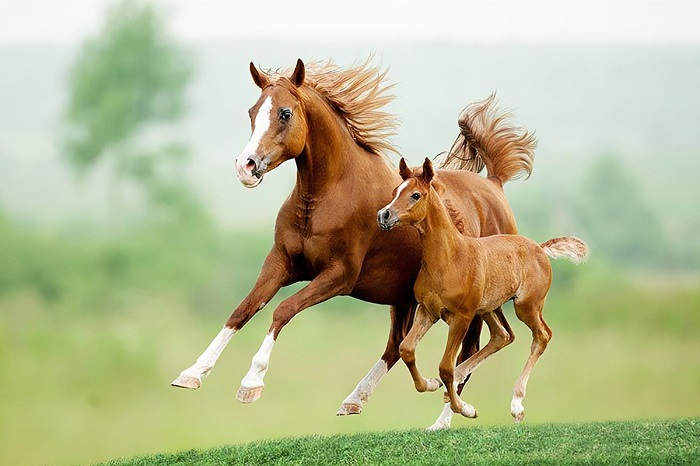
#> input picture Test/1.jpg, 700 x 466 px
$ python fft.py
#> lines starting #> are read from the running program, lines starting #| are printed output that depends on the picture; long printed decimals are rounded
import matplotlib.pyplot as plt
import cv2
import numpy as np

def main():
	# Load image.
	rgb = plt.imread('1.jpg')
#> rgb is the input picture: shape (466, 700, 3); mean R, G, B 182.1, 185.8, 145.7
	# Convert images
	gray = cv2.cvtColor(rgb, cv2.COLOR_RGB2GRAY)
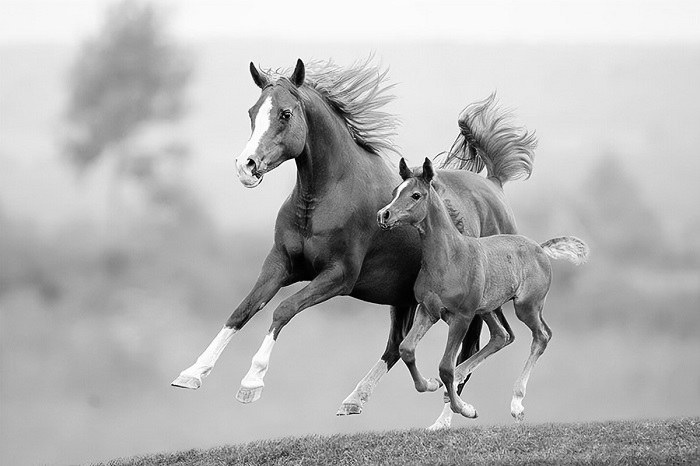
#> gray: shape (466, 700); min 0, max 255, mean 180.1

	# Perform Fast Fourier Transformation for 2D signal, i.e., image
	ftimg = np.fft.fft2(gray)
	centered_ftimg = np.fft.fftshift(ftimg)
	magnitude_spectrum = 100 * np.log(np.abs(ftimg))
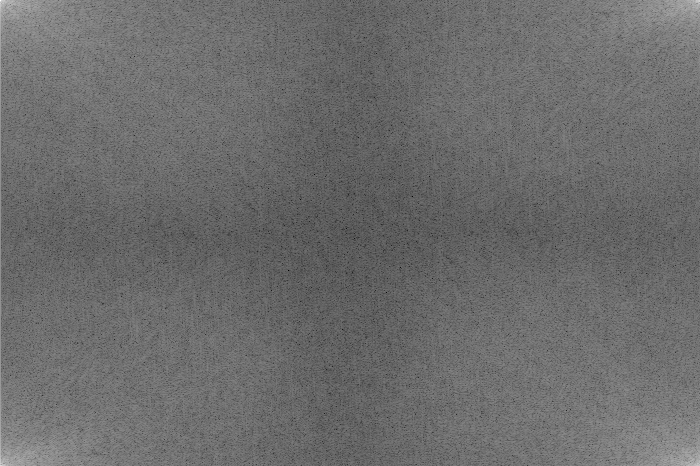
#> magnitude_spectrum: shape (466, 700) float64; min 142.4, max 1788.9, mean 843.4; drawn with min black and max white
	centered_magnitude_spectrum = 100 * np.log(np.abs(centered_ftimg))
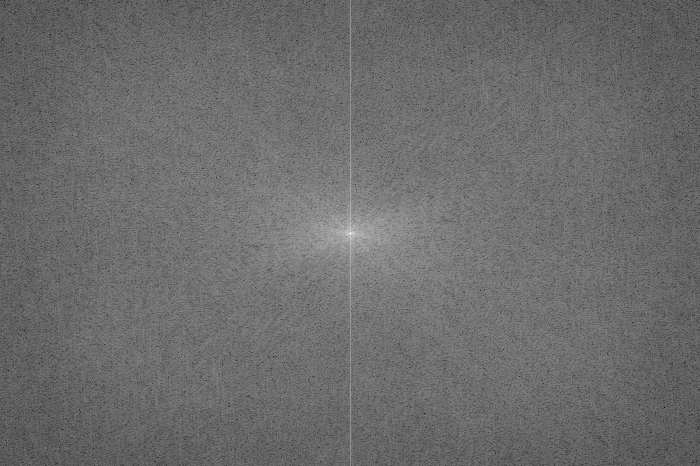
#> centered_magnitude_spectrum: shape (466, 700) float64; min 142.4, max 1788.9, mean 843.4; drawn with min black and max white

	print(gray.shape, ftimg.shape, centered_ftimg.shape)
#| (466, 700) (466, 700) (466, 700)
	print(gray.max(), gray.min(), ftimg.max(), ftimg.min(), centered_ftimg.max(), centered_ftimg.min())
#| 255 0 (58749021+3.5433913581073284e-09j) (-3693061.178-1166154.9591290462j) (58749021+3.5433913581073284e-09j) (-3693061.178-1166154.9591290462j)

	# Build a Gaussian filter.
	ncols, nrows = gray.shape
#> ncols = 466; nrows = 700
	gaussian_filter = build_gaussian_filter(ncols, nrows)

	# Apply Gaussian filter
	ftimg_gf = centered_ftimg * gaussian_filter
	filtered_img = np.abs(np.fft.ifft2(ftimg_gf))

	# Save images all together by matplotlib.
	img_set = [rgb, gray, magnitude_spectrum, centered_magnitude_spectrum, gaussian_filter, filtered_img]
	title_set = ['RGB', 'Gray', 'FFT2', 'Centered FFT2', 'Gaussian Filter', 'Filtered Img']

	matplotlib_plot_img(img_set, title_set)

def build_gaussian_filter(ncols, nrows):
#> called with ncols = 466, nrows = 700
	sigmax, sigmay = 10, 10
	cx, cy = nrows/2, ncols/2
#> cx = 350; cy = 233
	x = np.linspace(0, nrows, nrows)
#> x = 700 values from 0 to 700
	y = np.linspace(0, ncols, ncols)
#> y = 466 values from 0 to 466
	X, Y = np.meshgrid(x, y)
	gaussian_filter = np.exp(-(((X-cx)/sigmax)**2 + ((Y-cy)/sigmay)**2))
	print(gaussian_filter.shape)
#| (466, 700)
#> in main, `filtered_img = np.abs(np.fft.ifft2(ftimg_gf))`:
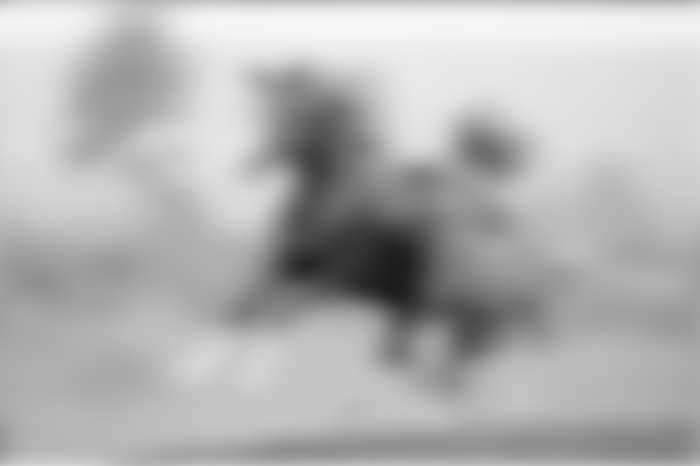
#> filtered_img: shape (466, 700) float64; min 27.88, max 247.3, mean 179.2

	return gaussian_filter

def matplotlib_plot_img(img_set, title_set):
	plt.rcParams.update({'font.size': 22})
	plt.figure(figsize = (20, 20))
	n = len(img_set)
#> n = 6
	for i in range(n):
		plt.subplot(2, 3, i + 1)
		plt.title(title_set[i])
		img = img_set[i]
		ch = len(img.shape)
		if (ch == 2):
			plt.imshow(img, cmap = 'gray')
		else:
			plt.imshow(img)

	plt.tight_layout()

	plt.show()
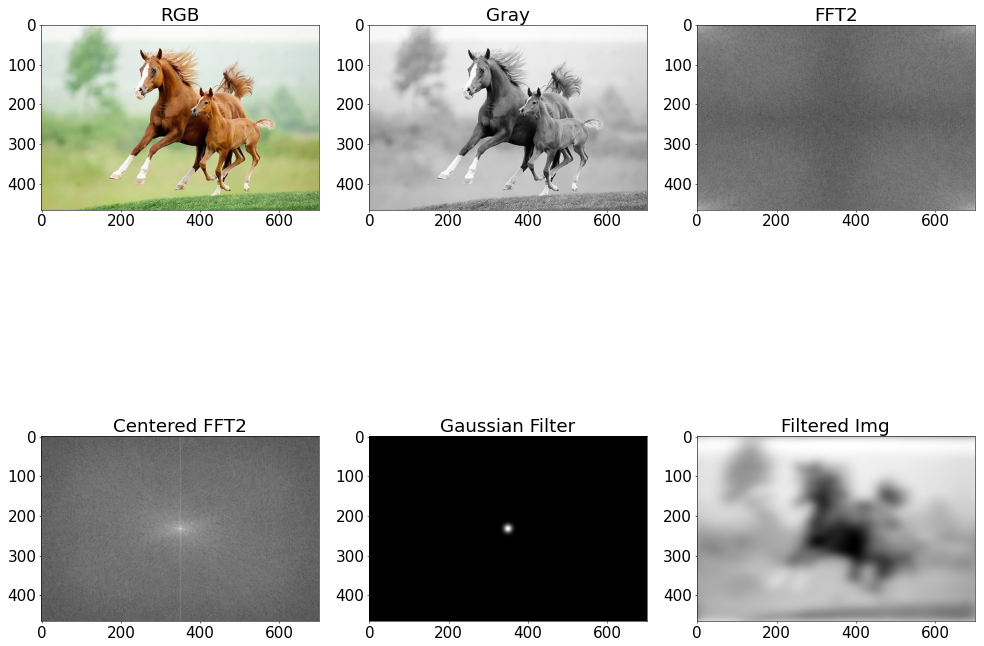
#> figure drawn by matplotlib, 6 panels

if __name__ == '__main__':
	main()
